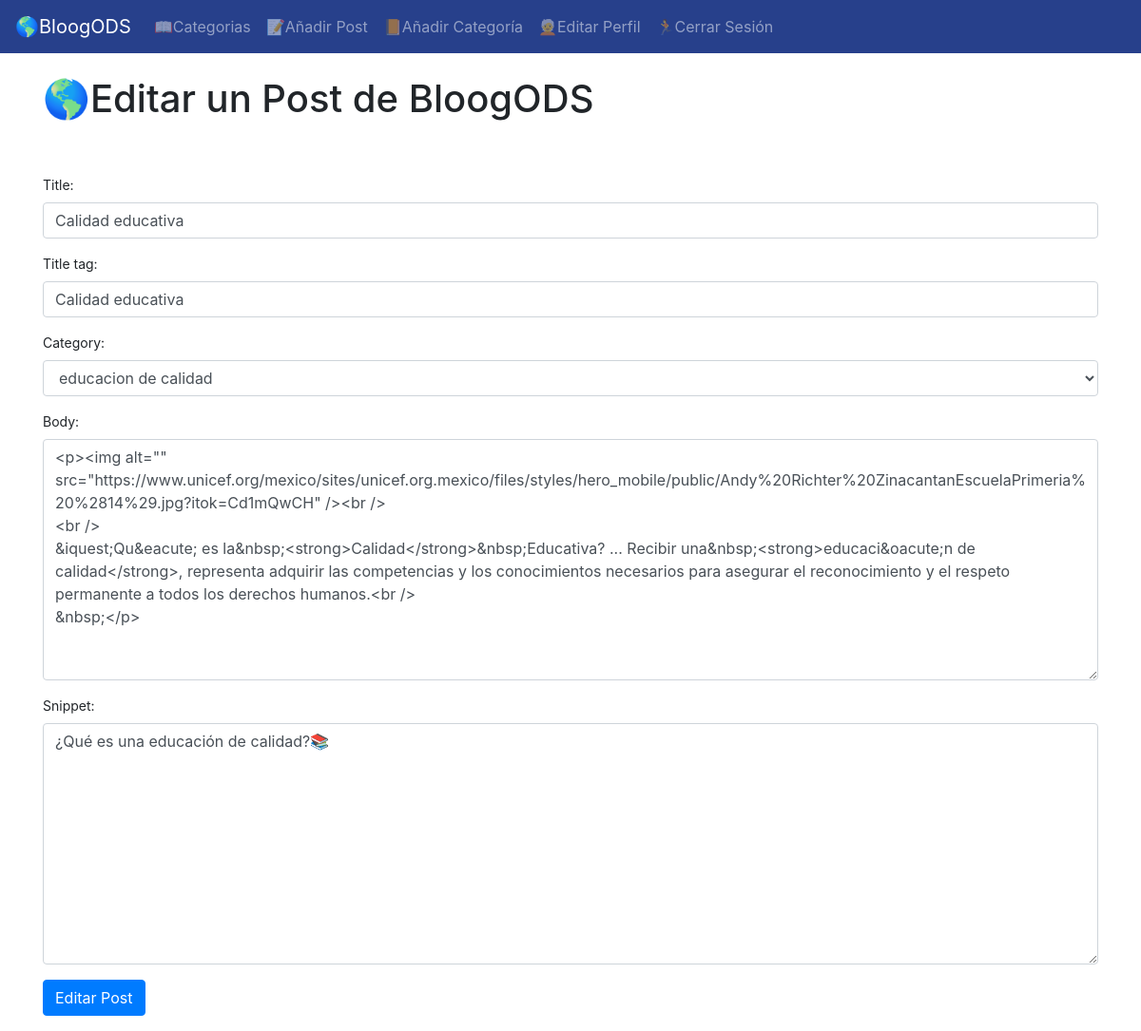
The page /article/edit/36 (signed in) on the database its author committed.
### theblog/models.py (models this page shows, shortened)
class Post(models.Model):
    title = models.CharField(max_length=255)
    title_tag = models.CharField(max_length=255)
    author = models.ForeignKey(User, on_delete=models.CASCADE)
    body = RichTextField(blank=True, null=True)
    post_date =  models.DateField(auto_now_add=True)
    category = models.CharField(max_length=255, default='Otras...')
    snippet = models.CharField(max_length=255, default='Leer Post 👉')
    likes = models.ManyToManyField(User, related_name='blog_posts')

### theblog/views.py (the view)
# urls.py: path('article/edit/<int:pk>', UpdatePostView.as_view(), name='update_post'),
class UpdatePostView(UpdateView):
    model = Post
    form_class = EditForm
    template_name = 'uptdate_post.html'

### theblog/forms.py
class EditForm(forms.ModelForm):
    class Meta:
        model = Post
        fields = ('title', 'title_tag', 'category', 'body', 'snippet')
        widgets = {
            'title': forms.TextInput(attrs={'class': 'form-control', 'placeholder': 'Añadir un títutlo a tu Post💬'}),
            'title_tag': forms.TextInput(attrs={'class': 'form-control', 'placeholder': 'Añadir un title_tag🧠'}),
            'category': forms.Select(choices=choice_list, attrs={'class': 'form-control'}),
            'body': forms.Textarea(attrs={'class': 'form-control', 'placeholder': '....✍️👻'}),
            'snippet': forms.Textarea(attrs={'class': 'form-control'}),
        }

### theblog/templates/uptdate_post.html (shortened to what this page needs)
{% extends 'base.html' %}
{% block content %}
{% if user.is_authenticated %}
    {% if user.id == post.author.id %}
    <h1>🌎Editar un Post de BloogODS</h1>
        <br/><br/>
        <div class="small">
        <div class="form-group">
            <form method="POST">
                {{ form.as_p }}
                <button class="btn btn-primary">Editar Post</button>
        </div
    {% else %}
        <h1>¿Qué haces aquí? No eres el author de este post... 🤨📸 (Este Post no te pertenece) 🚓<h1>
    {% endif %}
{% else %}
    <h1>Debes iniciar sesión para eliminar este post...👨‍💻👋 (Estás desconectado) 🚓<h1>
{% endif %}
{% endblock  %}

### rows shown on the page
Post: title "Calidad educativa", title_tag "Calidad educativa", category "educacion de calidad", body "<p><img alt=\"\" src=\"https://www.unicef.org/mexico/sites/unicef.org.mexico/files/styles/hero_mobile/public/Andy%20Richter%20ZinacantanEscuelaPrimeria%20%2814%29.jpg?itok=Cd1mQwCH\" /><br /> <br /> &iquest;Qu&eacute; es la&nbsp;<strong>Calidad</strong>&nbsp;Educativa? ... Recibir una&nbsp;<strong>educaci&oacute;n de calidad</strong>, representa adquirir las competencias y los conocimientos necesarios para asegurar el reconocimiento y el respeto permanente a todos los derechos humanos.<br /> &nbsp;</p>", snippet "¿Qué es una educación de calidad?📚"
